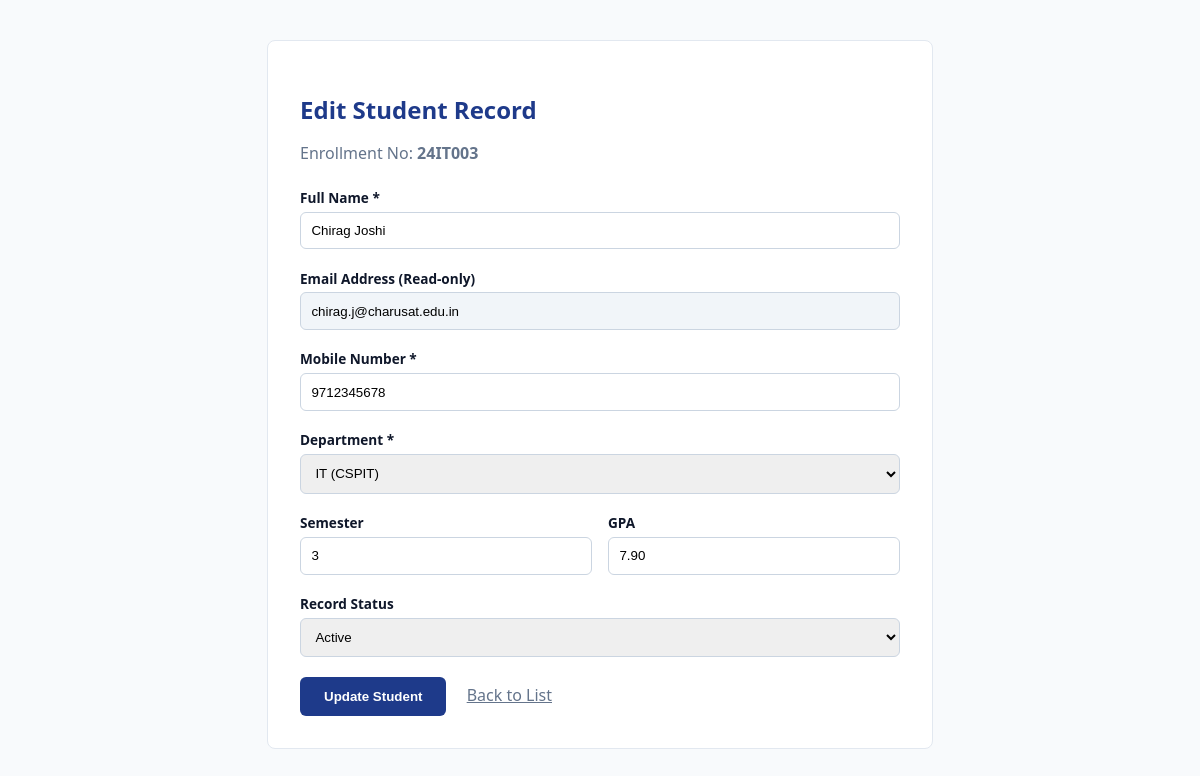
The page /edit_student.php?id=3 on the database its author committed.
### tables this page shows
CREATE TABLE IF NOT EXISTS `students` (
  `id` INT AUTO_INCREMENT PRIMARY KEY,
  `user_id` INT NULL,
  `enrollment_no` VARCHAR(20) NOT NULL UNIQUE,
  `name` VARCHAR(100) NOT NULL,
  `email` VARCHAR(150) NOT NULL UNIQUE,
  `mobile` VARCHAR(15) NOT NULL,
  `department` VARCHAR(50) NOT NULL,
  `semester` TINYINT NOT NULL DEFAULT 3,
  `gpa` DECIMAL(3,2) DEFAULT 8.50,
  `status` ENUM('active', 'inactive') DEFAULT 'active',
  `created_at` TIMESTAMP DEFAULT CURRENT_TIMESTAMP
);

### edit_student.php (the view, shortened to what this page needs)
<?php
$conn = getDB();
$id = (int)($_GET['id'] ?? 0);
$stmt = $conn->prepare("SELECT * FROM students WHERE id = ?");
$stmt->bind_param("i", $id);
$stmt->execute();
$student = $stmt->get_result()->fetch_assoc();
?>
<!DOCTYPE html>
<html lang="en">
<head>
</head>
<body>
  <div class="card">
    <h2 style="color: #1e3a8a; margin-bottom: 0.5rem;">Edit Student Record</h2>
    <p style="color: #64748b; margin-bottom: 1.5rem;">Enrollment No: <strong><?= htmlspecialchars($student['enrollment_no']) ?></strong></p>
    <form method="POST" action="edit_student.php?id=<?= $id ?>">
      <div class="form-group">
        <label>Full Name *</label>
        <input type="text" name="name" class="form-control" value="<?= htmlspecialchars($student['name']) ?>" required />
      </div>
      <div class="form-group">
        <label>Email Address (Read-only)</label>
        <input type="email" class="form-control" value="<?= htmlspecialchars($student['email']) ?>" readonly style="background: #f1f5f9;" />
      </div>
      <div class="form-group">
        <label>Mobile Number *</label>
        <input type="tel" name="mobile" class="form-control" value="<?= htmlspecialchars($student['mobile']) ?>" required />
      </div>
      <div class="form-group">
        <label>Department *</label>
        <select name="department" class="form-control" required>
          <option value="IT" <?= $student['department'] === 'IT' ? 'selected' : '' ?>>IT (CSPIT)</option>
        </select>
      </div>
      <div style="display: grid; grid-template-columns: 1fr 1fr; gap: 1rem;">
        <div class="form-group">
          <label>Semester</label>
          <input type="number" name="semester" class="form-control" value="<?= $student['semester'] ?>" min="1" max="8" />
        </div>
        <div class="form-group">
          <label>GPA</label>
          <input type="number" step="0.01" name="gpa" class="form-control" value="<?= $student['gpa'] ?>" min="0" max="10" />
        </div>
      </div>
      <div class="form-group">
        <label>Record Status</label>
        <select name="status" class="form-control">
          <option value="active" <?= $student['status'] === 'active' ? 'selected' : '' ?>>Active</option>
        </select>
      </div>
      <button type="submit" class="btn">Update Student</button>
      <a href="index.php" style="margin-left: 1rem; color: #64748b;">Back to List</a>
    </form>
  </div>
</body>
</html>

### edit_student.php (style rules this page uses)
body { font-family: system-ui, sans-serif; background: #f8fafc; color: #0f172a; padding: 2rem; }
.card { max-width: 600px; margin: 0 auto; background: white; padding: 2rem; border-radius: 8px; border: 1px solid #e2e8f0; }
.form-group { margin-bottom: 1.2rem; }
label { display: block; font-weight: 600; font-size: 0.85rem; margin-bottom: 0.3rem; }
.form-control { width: 100%; padding: 0.65rem; border: 1px solid #cbd5e1; border-radius: 6px; box-sizing: border-box; }
.btn { background: #1e3a8a; color: white; padding: 0.75rem 1.5rem; border: none; border-radius: 6px; font-weight: 600; cursor: pointer; }

### rows shown on the page
students: enrollment_no "24IT003", name "Chirag Joshi", email "chirag.j@charusat.edu.in", mobile "9712345678", department "IT (CSPIT)", semester "3", gpa "7.90", status "Active"
